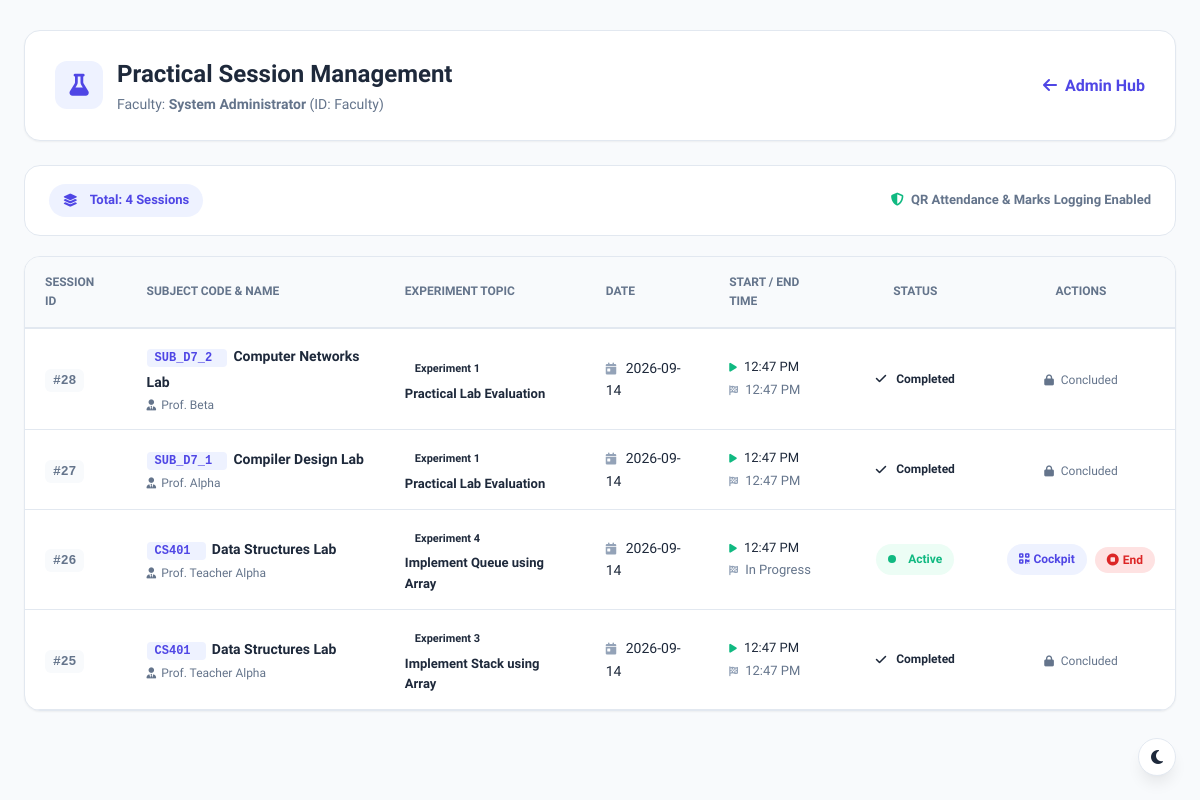
The app's page /session_history (signed in), older data.
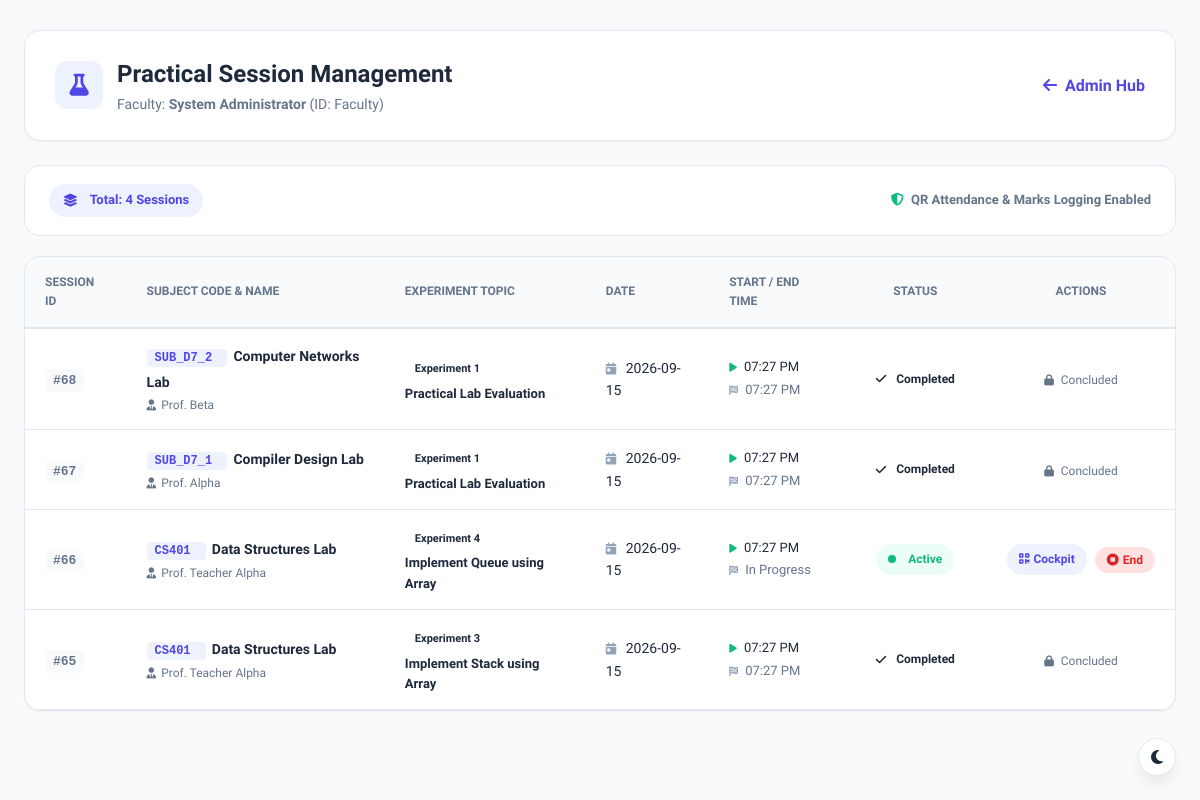
The same page, newer data.
### tables this page shows
CREATE TABLE practical_sessions (
    id INTEGER PRIMARY KEY AUTOINCREMENT,
    teacher_id TEXT NOT NULL,
    subject_id TEXT NOT NULL,
    session_date TEXT NOT NULL,
    start_time TEXT,
    end_time TEXT,
    status TEXT DEFAULT 'active' CHECK(status IN ('active', 'completed')), experiment_no TEXT, experiment_name TEXT,
    FOREIGN KEY (teacher_id) REFERENCES teachers(teacher_id) ON DELETE CASCADE,
    FOREIGN KEY (subject_id) REFERENCES subjects(subject_code) ON DELETE CASCADE
);

CREATE TABLE "subjects" (id INTEGER PRIMARY KEY AUTOINCREMENT, subject_code TEXT UNIQUE NOT NULL, subject_name TEXT NOT NULL, department TEXT NOT NULL, semester INTEGER NOT NULL);

CREATE TABLE teachers(
        id INTEGER PRIMARY KEY AUTOINCREMENT,
        teacher_id TEXT UNIQUE NOT NULL,
        fullname TEXT NOT NULL,
        email TEXT UNIQUE NOT NULL,
        department TEXT NOT NULL
    );

### app.py (the view)
@app.route("/practical_sessions")
@app.route("/session_history")
@role_required("teacher", "admin")
def practical_sessions_history():
    email = session.get("email")
    role = session.get("role")
    conn = get_db_connection()
    cursor = conn.cursor()
    teacher_id = None
    teacher_name = session.get("fullname", "Faculty Member")
    assigned_subjects = []
    if role == "teacher":
        cursor.execute("SELECT teacher_id, fullname, department FROM teachers WHERE email = ?", (email,))
        tch = cursor.fetchone()
        if tch:
            teacher_id = tch["teacher_id"]
            teacher_name = tch["fullname"]
            cursor.execute("""
                SELECT subjects.subject_code, subjects.subject_name
                FROM teacher_subjects
                JOIN subjects ON teacher_subjects.subject_id = subjects.subject_code
                WHERE teacher_subjects.teacher_id = ?
                ORDER BY subjects.subject_code ASC
            """, (teacher_id,))
            assigned_subjects = cursor.fetchall()
            cursor.execute("""
                SELECT ps.id, ps.teacher_id, ps.subject_id, ps.session_date, ps.start_time, ps.end_time, ps.status,
                       ps.experiment_no, ps.experiment_name,
                       s.subject_name, s.department, s.semester
                FROM practical_sessions ps
                JOIN subjects s ON ps.subject_id = s.subject_code
                WHERE ps.teacher_id = ?
                ORDER BY ps.id DESC
            """, (teacher_id,))
            sessions_list = cursor.fetchall()
        else:
            sessions_list = []
    else:
        cursor.execute("""
            SELECT ps.id, ps.teacher_id, ps.subject_id, ps.session_date, ps.start_time, ps.end_time, ps.status,
                   ps.experiment_no, ps.experiment_name,
                   s.subject_name, s.department, s.semester, t.fullname as teacher_name
            FROM practical_sessions ps
            JOIN subjects s ON ps.subject_id = s.subject_code
            JOIN teachers t ON ps.teacher_id = t.teacher_id
            ORDER BY ps.id DESC
        """)
        sessions_list = cursor.fetchall()
    conn.close()
    return render_template(
        "practical_sessions.html",
        sessions=sessions_list,
        teacher_id=teacher_id,
        teacher_name=teacher_name,
        assigned_subjects=assigned_subjects
    )

### app.py (called while the page is built, shortened)
def role_required(*allowed_roles):
    def decorator(f):
        @wraps(f)
        def decorated_function(*args, **kwargs):
            if "user_id" not in session or "role" not in session:
                return redirect(url_for("login"))
            user_role = session.get("role")
            return f(*args, **kwargs)
        return decorated_function
    return decorator

### database.py (called while the page is built)
def get_db_connection():
    conn = sqlite3.connect("database.db")
    conn.execute("PRAGMA foreign_keys = ON;")
    conn.row_factory = sqlite3.Row
    return conn

### templates/practical_sessions.html (shortened to what the changed rows need)
<!DOCTYPE html>
<html lang="en">
<head>
    <link rel="stylesheet" href="{{ url_for('static', filename='css/dashboard.css') }}">
    <link rel="stylesheet" href="{{ url_for('static', filename='css/style.css') }}">
    <link rel="stylesheet" href="https://cdnjs.cloudflare.com/ajax/libs/font-awesome/6.5.2/css/all.min.css">
</head>
<body style="background: var(--bg-main);">
    <div style="max-width: 1280px; margin: 30px auto; padding: 0 24px;">
        <div style="display: flex; justify-content: space-between; align-items: center; flex-wrap: wrap; gap: 20px; background: var(--card-bg); padding: 24px 30px; border-radius: var(--radius-lg); box-shadow: var(--shadow-sm); border: 1px solid var(--border); margin-bottom: 24px;">
            <div style="display: flex; align-items: center; gap: 14px;">
                <div>
                    <h1 style="font-size: 24px; font-weight: 800; color: var(--text-main); margin: 0;">Practical Session Management</h1>
                </div>
            </div>
        </div>
        <div class="table-card" style="background: var(--card-bg); border-radius: var(--radius-lg); border: 1px solid var(--border); overflow: hidden; box-shadow: var(--shadow-sm);">
            {% if sessions %}
            <div style="overflow-x: auto;">
                <table class="data-table" style="width: 100%; border-collapse: collapse;">
                    <thead>
                        <tr style="background: var(--bg-main); border-bottom: 2px solid var(--border);">
                            <th style="padding: 16px 20px; text-align: left; font-size: 12px; font-weight: 700; color: var(--text-muted); text-transform: uppercase;">Session ID</th>
                            <th style="padding: 16px 20px; text-align: left; font-size: 12px; font-weight: 700; color: var(--text-muted); text-transform: uppercase;">Subject Code & Name</th>
                            <th style="padding: 16px 20px; text-align: left; font-size: 12px; font-weight: 700; color: var(--text-muted); text-transform: uppercase;">Experiment Topic</th>
                            <th style="padding: 16px 20px; text-align: left; font-size: 12px; font-weight: 700; color: var(--text-muted); text-transform: uppercase;">Date</th>
                            <th style="padding: 16px 20px; text-align: left; font-size: 12px; font-weight: 700; color: var(--text-muted); text-transform: uppercase;">Start / End Time</th>
                            <th style="padding: 16px 20px; text-align: center; font-size: 12px; font-weight: 700; color: var(--text-muted); text-transform: uppercase;">Status</th>
                            <th style="padding: 16px 20px; text-align: center; font-size: 12px; font-weight: 700; color: var(--text-muted); text-transform: uppercase;">Actions</th>
                        </tr>
                    </thead>
                    <tbody>
                        {% for s in sessions %}
                        <tr style="border-bottom: 1px solid var(--border); transition: var(--transition);">
                            <td style="padding: 14px 20px;">
                                <span style="font-weight: 700; font-family: monospace; color: var(--text-muted); background: var(--bg-main); padding: 4px 8px; border-radius: 6px; font-size: 13px;">
                                    #{{ s['id'] }}
                                </span>
                            </td>
                            <td style="padding: 14px 20px;">
                                <div>
                                    <span style="font-family: monospace; font-weight: 700; color: var(--primary); background: #eef2ff; padding: 2px 8px; border-radius: 4px; font-size: 12px; margin-right: 6px;">
                                        {{ s['subject_id'] }}
                                    </span>
                                    <strong style="color: var(--text-main); font-size: 14px;">{{ s['subject_name'] }}</strong>
                                    {% if s['teacher_name'] %}
                                    <div style="font-size: 12px; color: var(--text-muted); margin-top: 2px;">
                                        <i class="fas fa-user-tie" style="font-size: 11px; margin-right: 2px;"></i> {{ s['teacher_name'] }}
                                    </div>
                                    {% endif %}
                                </div>
                            </td>
                            <td style="padding: 14px 20px;">
                                {% if s['experiment_no'] or s['experiment_name'] %}
                                <div>
                                    <span class="badge badge-info" style="font-size: 11px; margin-bottom: 2px; display: inline-block;">{{ s['experiment_no'] or 'Lab Exp' }}</span>
                                    <div style="font-size: 13px; font-weight: 600; color: var(--text-main);">{{ s['experiment_name'] or 'Practical Session' }}</div>
                                </div>
                                {% else %}
                                <span style="color: var(--text-muted); font-size: 13px;">General Evaluation</span>
                                {% endif %}
                            </td>
                            <td style="padding: 14px 20px; color: var(--text-main); font-size: 14px;">
                                <i class="fas fa-calendar-day" style="color: var(--text-light); margin-right: 6px; font-size: 12px;"></i>
                                {{ s['session_date'] }}
                            </td>
                            <td style="padding: 14px 20px; color: var(--text-main); font-size: 13px;">
                                <div><i class="fas fa-play" style="color: #10b981; font-size: 10px; margin-right: 4px;"></i> {{ s['start_time'] or 'N/A' }}</div>
                                <div style="color: var(--text-muted); margin-top: 2px;">
                                    <i class="fas fa-flag-checkered" style="color: var(--text-light); font-size: 10px; margin-right: 4px;"></i>
                                    {{ s['end_time'] if s['end_time'] else 'In Progress' }}
                                </div>
                            </td>
                            <td style="padding: 14px 20px; text-align: center;">
                                {% if s['status'] == 'active' %}
                                <span class="badge badge-success" style="padding: 6px 12px; font-size: 12px; display: inline-flex; align-items: center;">
                                    <span class="pulse-indicator"></span> Active
                                </span>
                                {% else %}
                                <span class="badge badge-info" style="padding: 6px 12px; font-size: 12px;">
                                    <i class="fas fa-check" style="margin-right: 4px;"></i> Completed
                                </span>
                                {% endif %}
                            </td>
                            <td style="padding: 14px 20px; text-align: center;">
                                {% if s['status'] == 'active' %}
                                <div style="display: inline-flex; align-items: center; gap: 8px;">
                                    <a href="{{ url_for('practical_session', subject_code=s['subject_id']) }}" class="badge badge-primary" style="text-decoration: none; padding: 6px 12px; font-size: 12px; display: inline-flex; align-items: center; gap: 4px;">
                                        <i class="fas fa-qrcode"></i> Cockpit
                                    </a>
                                    <form action="{{ url_for('end_session', session_id=s['id']) }}" method="POST" style="display: inline;">
                                        <button type="submit" class="badge badge-danger" style="border: none; cursor: pointer; padding: 6px 12px; font-size: 12px; display: inline-flex; align-items: center; gap: 4px; background: #fee2e2; color: #dc2626;" title="End session">
                                            <i class="fas fa-stop-circle"></i> End
                                        </button>
                                    </form>
                                </div>
                                {% else %}
                                <span style="font-size: 12px; color: var(--text-muted);">
                                    <i class="fas fa-lock" style="font-size: 11px; margin-right: 4px;"></i> Concluded
                                </span>
                                {% endif %}
                            </td>
                        </tr>
                        {% endfor %}
                    </tbody>
                </table>
            </div>
            {% endif %}
        </div>
    </div>
</body>
</html>

Row changes from the older to the newer data that the page shows:
removed practical_sessions: id "28", subject_id "SUB_D7_2", subject_name "Computer Networks Lab", teacher_name "Prof. Beta", experiment_no "Experiment 1", experiment_name "Practical Lab Evaluation", session_date "2026-09-14", start_time "12:47 PM", end_time "12:47 PM", status "completed" (drawn)
removed practical_sessions: id "27", subject_id "SUB_D7_1", subject_name "Compiler Design Lab", teacher_name "Prof. Alpha", experiment_no "Experiment 1", experiment_name "Practical Lab Evaluation", session_date "2026-09-14", start_time "12:47 PM", end_time "12:47 PM", status "completed" (drawn)
removed practical_sessions: id "26", subject_id "CS401", subject_name "Data Structures Lab", teacher_name "Prof. Teacher Alpha", experiment_no "Experiment 4", experiment_name "Implement Queue using Array", session_date "2026-09-14", start_time "12:47 PM", s "In Progress", status "active" (drawn)
removed practical_sessions: id "25", subject_id "CS401", subject_name "Data Structures Lab", teacher_name "Prof. Teacher Alpha", experiment_no "Experiment 3", experiment_name "Implement Stack using Array", session_date "2026-09-14", start_time "12:47 PM", end_time "12:47 PM", status "completed" (drawn)
added practical_sessions: id "68", subject_id "SUB_D7_2", subject_name "Computer Networks Lab", teacher_name "Prof. Beta", experiment_no "Experiment 1", experiment_name "Practical Lab Evaluation", session_date "2026-09-15", start_time "07:27 PM", end_time "07:27 PM", status "completed" (drawn)
added practical_sessions: id "67", subject_id "SUB_D7_1", subject_name "Compiler Design Lab", teacher_name "Prof. Alpha", experiment_no "Experiment 1", experiment_name "Practical Lab Evaluation", session_date "2026-09-15", start_time "07:27 PM", end_time "07:27 PM", status "completed" (drawn)
added practical_sessions: id "66", subject_id "CS401", subject_name "Data Structures Lab", teacher_name "Prof. Teacher Alpha", experiment_no "Experiment 4", experiment_name "Implement Queue using Array", session_date "2026-09-15", start_time "07:27 PM", s "In Progress", status "active" (drawn)
added practical_sessions: id "65", subject_id "CS401", subject_name "Data Structures Lab", teacher_name "Prof. Teacher Alpha", experiment_no "Experiment 3", experiment_name "Implement Stack using Array", session_date "2026-09-15", start_time "07:27 PM", end_time "07:27 PM", status "completed" (drawn)
